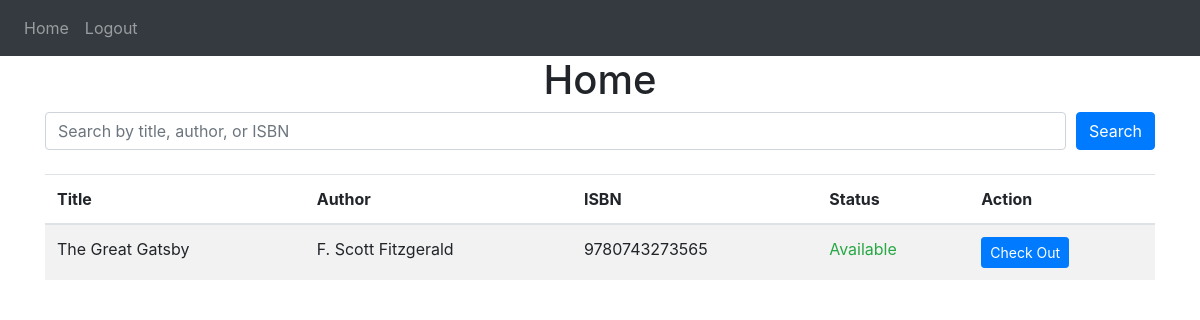
The app's page /checkout/3 (signed in) with its own data.
### website/models.py (models this page shows)
class Book(db.Model):
    id = db.Column(db.Integer, primary_key=True)
    title = db.Column(db.String(150), nullable=False)
    author = db.Column(db.String(150), nullable=False)
    isbn = db.Column(db.String(20), unique=True, nullable=False)
    available = db.Column(db.Integer, default=1)  # 1 = Available, 0 = Checked Out

### website/views.py (the view)
@views.route('/checkout/<bookId>', methods=['GET', 'POST'])
@login_required
def checkout_book(bookId):
    books = Book.query.filter(Book.id == bookId)
    return render_template("home.html", user=current_user, books=books)

### website/__init__.py (called while the page is built)
def create_app():
    app = Flask(__name__)
    app.config['SECRET_KEY'] = 'your_secret_key'
    app.config['SQLALCHEMY_DATABASE_URI'] = 'sqlite:///library.db'
    db.init_app(app)
    from .views import views
    from .auth import auth
    app.register_blueprint(views, url_prefix='/')
    app.register_blueprint(auth, url_prefix='/')
    from .models import User, Book  # Import the Book model
    with app.app_context():
        db.create_all()
    login_manager = LoginManager()
    login_manager.login_view = 'auth.login'
    login_manager.init_app(app)
    @login_manager.user_loader
    def load_user(id):
        return User.query.get(int(id))
    return app

### website/templates/home.html (shortened to what this page needs)
{% extends "base.html" %}
{% block content %}
<h1 align="center">Home</h1>
<form method="GET" action="{{ url_for('views.home') }}" class="mb-4">
    <div class="form-row">
        <div class="col">
            <input type="text" class="form-control" name="query" placeholder="Search by title, author, or ISBN" value="{{ request.args.get('query', '') }}">
        </div>
        <div class="col-auto">
            <button type="submit" class="btn btn-primary">Search</button>
        </div>
    </div>
</form>
<div class="table-responsive">
    <table class="table table-striped">
        <thead>
            <tr>
                <th>Title</th>
                <th>Author</th>
                <th>ISBN</th>
                <th>Status</th>
                <th>Action</th>
            </tr>
        </thead>
        <tbody>
            {% for book in books %}
            <tr>
                <td>{{ book.title }}</td>
                <td>{{ book.author }}</td>
                <td>{{ book.isbn }}</td>
                <td>
                    {% if book.available %}
                        <span class="text-success">Available</span>
                    {% else %}
                        <span class="text-danger">Checked Out</span>
                    {% endif %}
                </td>
                <td>
                    {% if book.available %}
                        <form method="POST" action="{{ url_for('views.checkout_book', bookId=book.id) }}" style="display:inline;">
                            <button type="submit" class="btn btn-sm btn-primary">Check Out</button>
                        </form>
                    {% else %}
                        <button class="btn btn-sm btn-secondary" disabled>Check Out</button>
                    {% endif %}
                </td>
            </tr>
            {% endfor %}
        </tbody>
    </table>
</div>
{% endblock %}

### records on screen
Book: title "The Great Gatsby", author "F. Scott Fitzgerald", isbn "9780743273565", available "Available"
